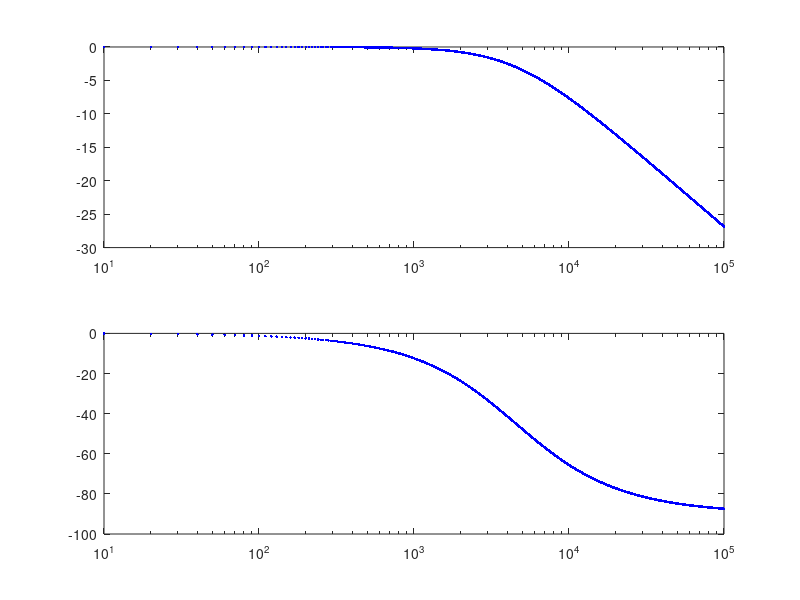

Source code (MATLAB):
R = 1000;
C = 0.22e-6;
res = 10000;
omega = linspace(0,100000,res);
f = omega/(2*pi);

H = (1./((1i*omega*C*R)+1));
Hmag = abs(H);
dB = 20*log10(Hmag);

Hmag = abs(H);
phase = angle(H)/pi*180;

period = 2*pi./omega;
deltat = 1e6.*-phase./360.*period;

subplot(2,1,1);
semilogx(omega,dB,'b.');
subplot(2,1,2);
semilogx(omega,phase,'b.');